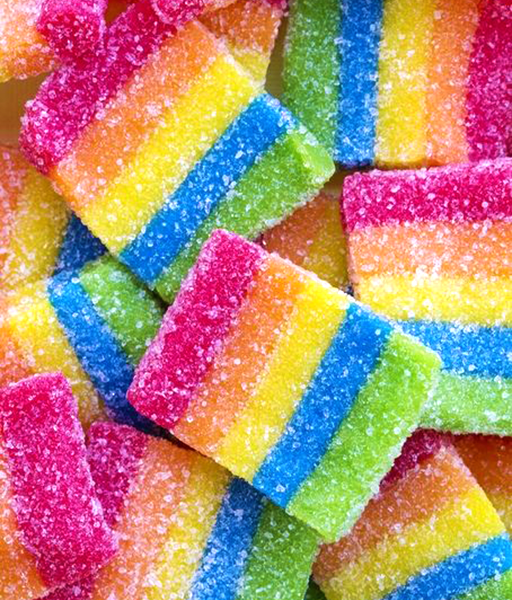
%> input picture code/matlab/l0_EAP_auto/input.png, 512 x 600 px
$ octave run.m   (GNU Octave 9; MATLAB toolbox functions it lacks are replaced by stand-ins)
%> lines starting %> are read from the running program, lines starting %| are printed output that depends on the picture; in (x1, y1, x2, y2) boxes, pixels count from 0 and x2, y2 are one past the last pixel; in counts of white or black regions, pixels touching at a corner belong together; the program's own positions count from 1
%> further down, img is the input picture: size 600x512x3 uint8; mean R, G, B 178.7, 138.8, 120.8
### code/matlab/l0_EAP_auto/eap.m
function output = eap(imgr,u,func)
%> called with u = 0.1
img = double(imgr);
%> img: size 600x512x3 double
[height, width, ~]=size(img);
%> height = 600; width = 512
mask = rand(height, width);
mask(mask < 0.5) = 0;
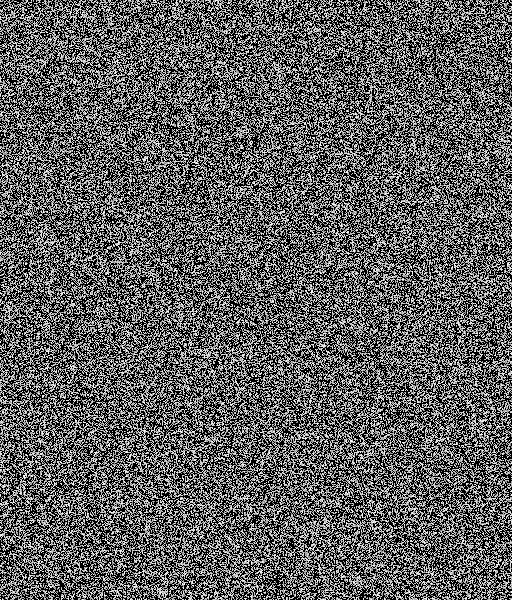
%> mask: size 600x512 double; min 0, max 1, mean 0.375
mask(mask > 0) = 255;
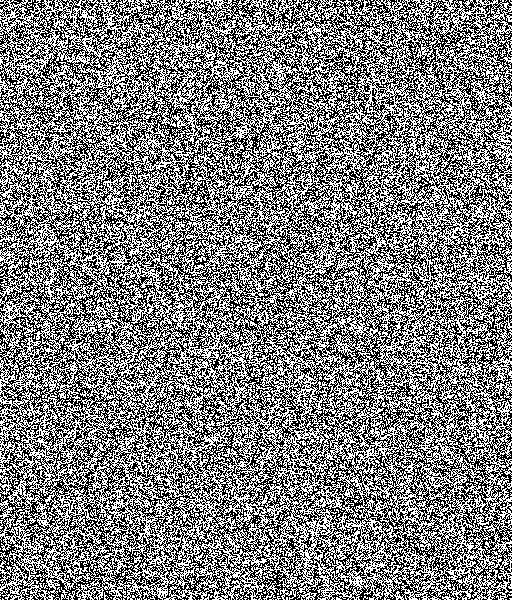
%> mask: size 600x512 double; 49.9% white in thin lines or dots
eps_weight = 1.0;
for k=1:5
    disp(k);
    output=func(img, repmat(mask, [1, 1, 3]));
    imwrite(mask, 'mask.png');
    imwrite(output, 'output.png');
    value = sum((output - img).^2,3);
    weight = sum((output - imboxfilt(output,3)).^2,3);
    knapsack = value./(weight + eps_weight);
    thre = sort(knapsack(:));
    thre = thre(int64(double(height*width)*(1.0 - double(k) * u / 5.0)));
    knapsack = knapsack./thre;
    mask = ones(height, width);
    alpha = double(5 - k)./4.0;
    mask(rand(height, width).*alpha +1.0-alpha<knapsack) = 255;
    mask(mask < 255) = 0;
end
%> this loop made 5 passes
%> thre on passes 1 to 5: 157416.7, 145880.1, 137827.3, 131883.2, 127001.2
%> pass 1, in eap, `output=func(img, repmat(mask, [1, 1, 3]));`:
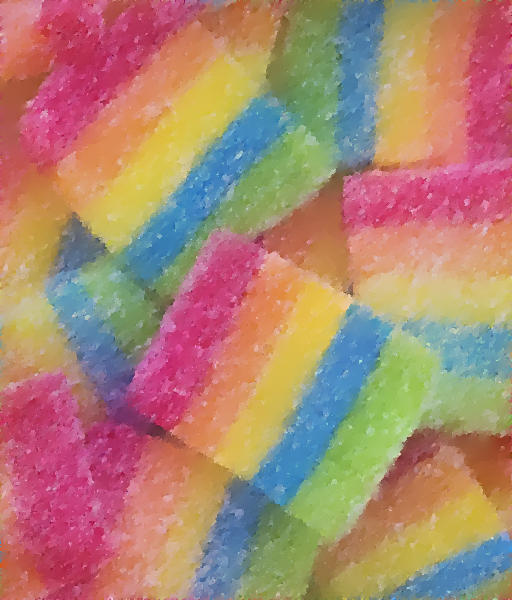
%> output: size 600x512x3 double; mean R, G, B 0.701, 0.544, 0.474; drawn with min black and max white
%> pass 1, in eap, `value = sum((output - img).^2,3);`:
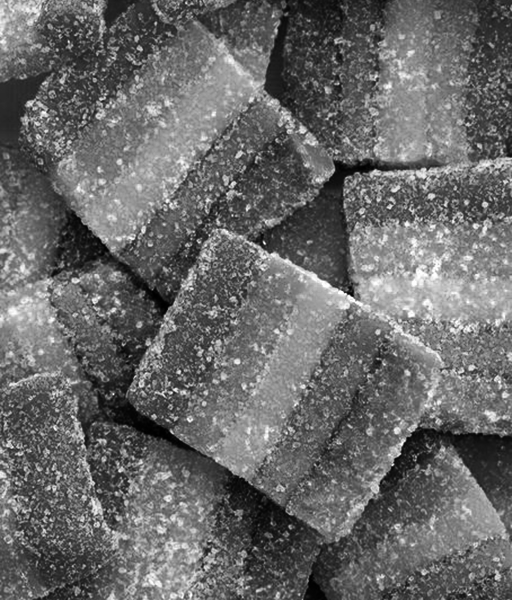
%> value: size 600x512 double; min 193.5, max 194235.5, mean 80134.7; drawn with min black and max white
%> after the loop:
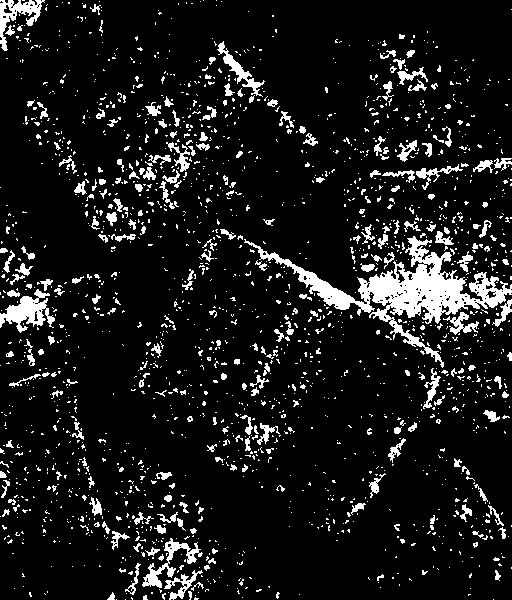
%> mask: size 600x512 double; 10% white; 1964 white regions (1718 under 20 px), largest, box (x1, y1, x2, y2) and area: (244, 236, 512, 368) 7141, (0, 289, 55, 333) 1077, (0, 0, 45, 51) 774
end

### code/matlab/l0_EAP_auto/L0Smoothing.m
%   Distribution code Version 1.0 -- 09/23/2011 by Jiaya Jia Copyright 2011, The Chinese University of Hong Kong.
%
%   The Code is created based on the method described in the following paper
%   [1] "Image Smoothing via L0 Gradient Minimization", Li Xu, Cewu Lu, Yi Xu, Jiaya Jia, ACM Transactions on Graphics,
%   (SIGGRAPH Asia 2011), 2011.
%
%   Modified by the ToS2P (the Team of Style2Paints).
%   for non-commercial ussage only.
%


function S = L0Smoothing(Im, mask,lambda, kappa)

if ~exist('kappa','var')
    kappa = 2.0;
end
if ~exist('lambda','var')
    lambda = 2e-2;
end
Ma = double(mask)/double(255);
Ma = Ma(:);
S = im2double(uint8(Im));
betamax = 1e5;
fx = [1, -1];
fy = [1; -1];
[N,M,D] = size(Im);
sizeI2D = [N,M];
otfFx = psf2otf(fx,sizeI2D);
otfFy = psf2otf(fy,sizeI2D);
Normin1 = fft2(S);
Denormin2 = abs(otfFx).^2 + abs(otfFy ).^2;
if D>1
    Denormin2 = repmat(Denormin2,[1,1,D]);
end
beta = 2*lambda;
while beta < betamax
    Denormin   = 1 + beta*Denormin2;
    h = [diff(S,1,2), S(:,1,:) - S(:,end,:)];
    v = [diff(S,1,1); S(1,:,:) - S(end,:,:)];
    if D==1
        t = (h.^2+v.^2)<lambda/beta;
    else
        t = sum((h.^2+v.^2),3)<lambda/beta;
        t = repmat(t,[1,1,D]);
    end
    h(t)=0; v(t)=0;
    h(Ma>0.5)=0; v(Ma>0.5)=0;
    Normin2 = [h(:,end,:) - h(:, 1,:), -diff(h,1,2)];
    Normin2 = Normin2 + [v(end,:,:) - v(1, :,:); -diff(v,1,1)];
    FS = (Normin1 + beta*fft2(Normin2))./Denormin;
    S = real(ifft2(FS));
    beta = beta*kappa;
    fprintf('.');
end
fprintf('\n');
end

### code/matlab/l0_EAP_auto/run.m
img=imread('input.png');
output=eap(img, 0.1, @(a, b)L0Smoothing(a,b,0.01));
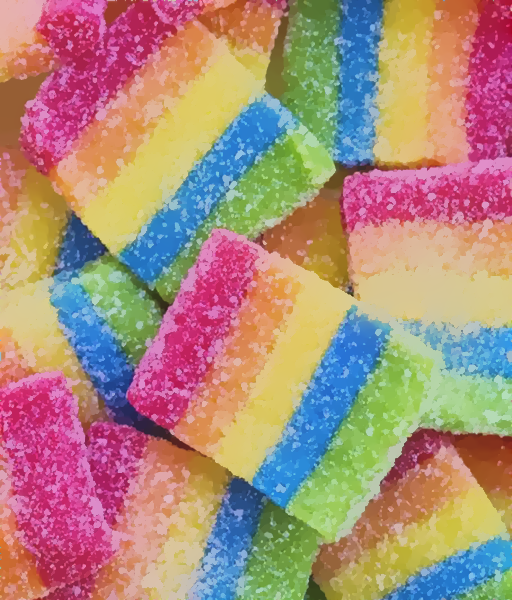
%> output: size 600x512x3 double; mean R, G, B 0.701, 0.544, 0.474; mean of the top-left, top-right, bottom-left and bottom-right quarters 0.576, 0.57, 0.565, 0.582; drawn with min black and max white
imwrite(output, 'output.png');
